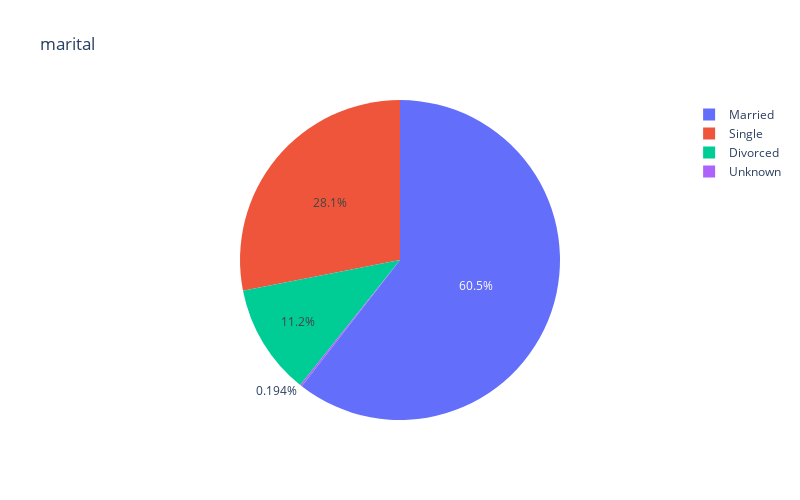

Notebook source saved alongside this figure:
### Code cell
EDA.graficar_pie_chart(df_clean, 'marital')

### Figure 1 — Plotly figure (JSON) as saved in the notebook; plotly's stock layout.template omitted (floating-point values rounded to 4 significant figures)
{"data": [{"domain": {"x": [0, 1], "y": [0, 1]}, "hovertemplate": "marital=%{label}<br>Volúmen=%{value}<extra></extra>", "labels": ["Married", "Single", "Divorced", "Unknown"], "legendgroup": "", "name": "", "showlegend": true, "type": "pie", "values": [24928, 11568, 4612, 80]}], "layout": {"height": 500, "legend": {"tracegroupgap": 0}, "title": {"text": "marital"}, "width": 800}}
